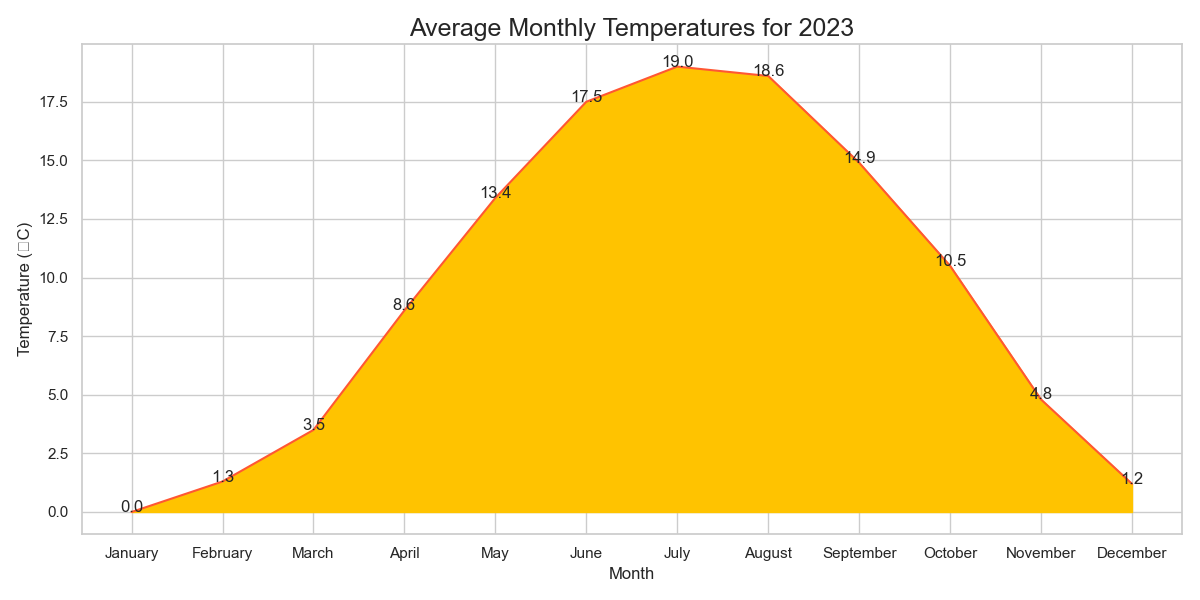

Reproduce this figure in Python.

import pandas as pd
import seaborn as sns
import matplotlib.pyplot as plt

# Create a DataFrame from the provided data
data = {
    "Month": ["January", "February", "March", "April", "May", "June", "July",
              "August", "September", "October", "November", "December"],
    "AverageTemperature": [0, 1.3, 3.5, 8.6, 13.4, 17.5, 19.0, 18.6, 14.9, 10.5, 4.8, 1.2]
}
df = pd.DataFrame(data)
df['Month'] = pd.Categorical(df['Month'], categories=data['Month'], ordered=True)

# Set the aesthetic style of the plots
sns.set_style("whitegrid")

# Create the area chart
plt.figure(figsize=(12, 6))
area_chart = sns.lineplot(data=df, x='Month', y='AverageTemperature', color="#FF5733")

# Filling the area under the line
plt.fill_between(data['Month'], data['AverageTemperature'], color="#FFC300")

# Customize the axes and title
area_chart.set_title('Average Monthly Temperatures for 2023', fontsize=18)
area_chart.set_xlabel('Month', fontsize=12)
area_chart.set_ylabel('Temperature (°C)', fontsize=12)

# Adding annotations
for i, temp in enumerate(df['AverageTemperature']):
    plt.text(df['Month'][i], temp, str(temp), horizontalalignment='center')

# Show the plot
plt.tight_layout()
plt.show()
